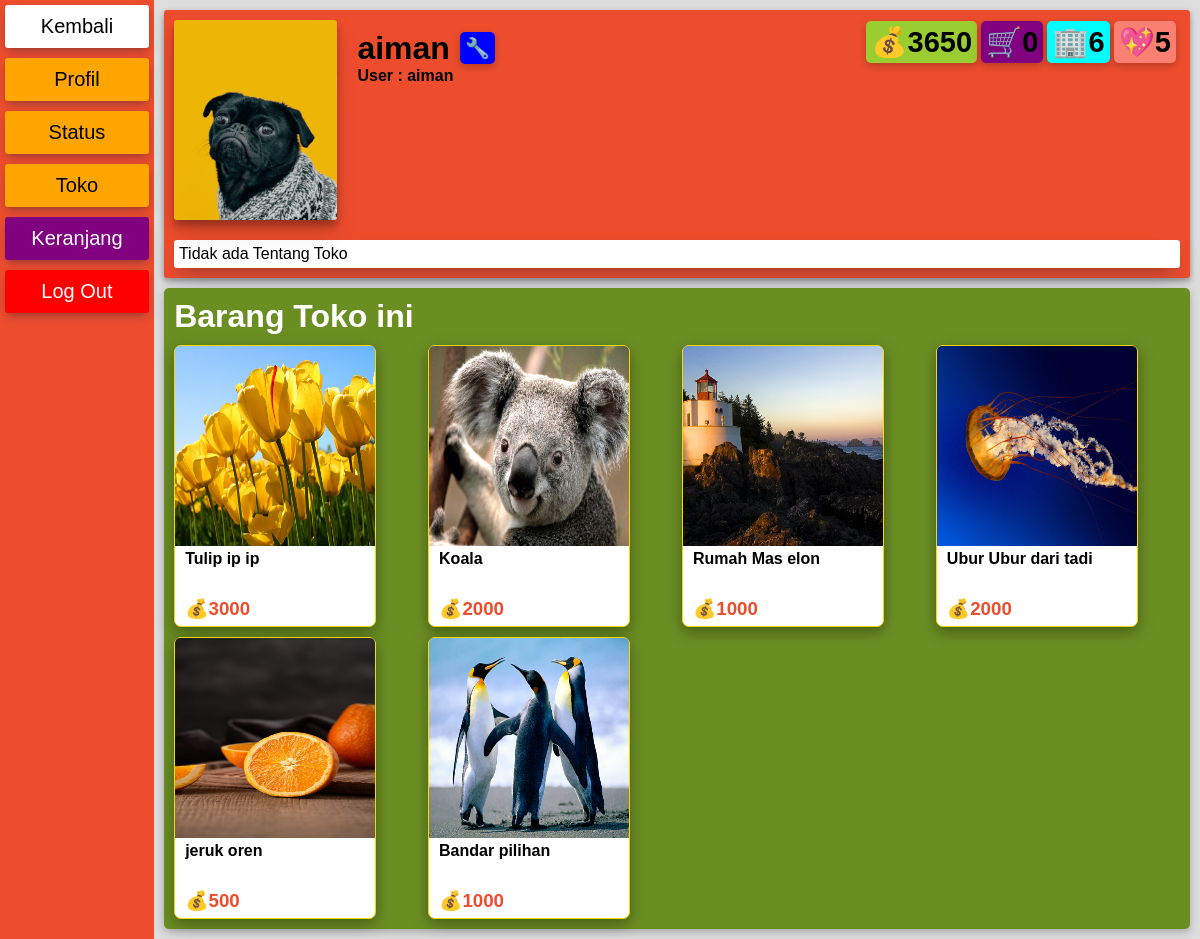
/profil.php?user=638310 (signed in), run on the app's committed database.
### tables this page shows
CREATE TABLE `user` (
  `id` varchar(50) NOT NULL,
  `nama` varchar(50) DEFAULT NULL,
  `password` varchar(255) DEFAULT NULL,
  `dompet` int(11) NOT NULL,
  `img` varchar(50) NOT NULL,
  `tentangToko` varchar(255) NOT NULL,
  `namaToko` varchar(50) NOT NULL
);

CREATE TABLE `produk` (
  `id` int(11) NOT NULL,
  `produk` varchar(50) DEFAULT NULL,
  `keterangan` varchar(200) DEFAULT NULL,
  `harga` int(11) DEFAULT NULL,
  `img` varchar(50) DEFAULT NULL,
  `kategori` varchar(50) DEFAULT NULL,
  `pemilik` varchar(50) NOT NULL
);

### fungsi.php (called while the page is built, shortened)
<?php
$conn = mysqli_connect('localhost','root','','shop');
function ambil($query){
    global $conn;
    $result = mysqli_query($conn,$query);
    $rows = [];
    while($row = mysqli_fetch_assoc($result) ){
        $rows[] = $row;
    }
    return $rows;
}
?>

### profil.php (the view, shortened to what this page needs)
<?php
require 'fungsi.php';
 $id_user = $_GET["user"];
 $user = ambil("SELECT * FROM user WHERE id = '$id_user' ")[0];
 $user_name = $user["nama"];
 $keranjangnya =
ambil("SELECT COUNT(produk) FROM produk INNER JOIN keranjang ON keranjang.id_produk = produk.id WHERE keranjang.user = '$user_name' ")[0];
 $produknya = ambil("SELECT COUNT(produk) FROM produk WHERE pemilik = '$id_user' ")[0];
$produk = ambil("SELECT * FROM produk WHERE pemilik = '$id_user' ");
?>
<!DOCTYPE html>
<html lang="en">
<head>
    <link rel="stylesheet" href="css/profil.css">
</head>
<body>
<div class="container">
    <div class="navbar">
        <?php if($_SESSION["user"] === $id_user ) : ?>
        <ul>
            <li class="kembali"><a href="index.php">Kembali</a></li>
            <li><a href="profil.php?user=<?= $id_user ?>">Profil</a></li>
            <li><a>Status</a></li>
            <li><a href="toko.php">Toko</a></li>
            <li class="keranjang"><a href="keranjang.php">Keranjang</a></li>
            <li class="logout"><a href="logout.php">Log Out</a></li>
            <li class="none"></li>
        </ul>
        <?php endif ; ?>
    </div>
    <div class="isi">
        <div class="utama">
            <div class="head">
                <img src="img/<?= $user["img"] ?>" alt="gambar">
                <div class="tengah">
                    <div class="masterKananHead">
                        <div class="kananHead">
                        <h1><?= $user["namaToko"] ?></h1>
                        <?php if($_SESSION["user"] === $id_user) : ?>
                            <h2 class="editTengah"><a href="editProfil.php" >🔧</a></h2>
                        <?php endif ; ?>
                        </div>
                        <h4>User : <?= $user["nama"] ?></h4>
                    </div>
                    <div class="kiriHead">
                        <h2 class="dompetTengah"><a href="#" >💰<?= $user["dompet"] ?></a></h2>
                        <h2 class="keranjangTengah"><a href="#" >🛒<?= $keranjangnya["COUNT(produk)"] ?></a></h2>
                        <h2 class="tokoTengah"><a href="#" >🏢<?= $produknya["COUNT(produk)"] ?></a></h2>
                        <h2 class="sukaTengah"><a href="#" >💖5</a></h2>
                    </div>
                </div>
            </div>
            <p><?= $user["tentangToko"] ?></p>
        </div>
        <div class="tokoProfil">
            <h1>Barang Toko ini</h1>
            <ul class="unggulan">
            <?php foreach($produk as $produknya) : ?>
                <li>
                    <div class="random_isi">
                        <a href="#">
                            <img src="img/<?= $produknya["img"] ?>">
                            <h4 ><?= $produknya["produk"] ?></h4>
                            <h3>💰<?= $produknya["harga"] ?></h3>
                        </a>
                    </div>
                </li>
            <?php endforeach ; ?>
            </ul>
        </div>
</div>
</body>
</html>

### css/profil.css (style rules this page uses)
* { margin: 0; padding: 0; }
body { font-family: sans-serif; background-color: #ddd; }
li { list-style: none; }
a { text-decoration: none; color: black; }
img { width: 200px; height: 200px; border-radius: 3px; box-shadow: rgba(0, 0, 0, 0.19) 0px 10px 20px, rgba(0, 0, 0, 0.23) 0px 6px 6px; }
.container { width: 100%; display: flex; }
.navbar { width: 15%; bottom: 0; background-color:#ee4d2d ; }
.navbar ul li { margin: 5px; margin-bottom: 10px; padding: 10px 0px; font-size: 20px; text-align: center; background-color: orange; border-radius: 3px; box-shadow: rgba(50, 50, 93, 0.25) 0px 6px 12px -2px, rgba(0, 0, 0, 0.3) 0px 3px 7px -3px; }
.navbar ul li.none { background: none; box-shadow: none; background-color: none; height: 500px; }
.navbar ul li.kembali { margin: 5px; margin-bottom: 10px; padding: 10px 0px; font-size: 20px; text-align: center; background-color: white; border-radius: 3px; box-shadow: rgba(50, 50, 93, 0.25) 0px 6px 12px -2px, rgba(0, 0, 0, 0.3) 0px 3px 7px -3px; }
.navbar ul li.keranjang { margin: 5px; margin-bottom: 10px; padding: 10px 0px; font-size: 20px; text-align: center; background-color: purple; border-radius: 3px; box-shadow: rgba(50, 50, 93, 0.25) 0px 6px 12px -2px, rgba(0, 0, 0, 0.3) 0px 3px 7px -3px; }
li.keranjang a, li.logout a { color: white; }
.navbar ul li.logout { margin: 5px; margin-bottom: 10px; padding: 10px 0px; font-size: 20px; text-align: center; background-color: red; border-radius: 3px; box-shadow: rgba(50, 50, 93, 0.25) 0px 6px 12px -2px, rgba(0, 0, 0, 0.3) 0px 3px 7px -3px; }
.isi { width: 100%; bottom: 0; padding: 10px; padding-bottom: 0px; }
.utama { padding: 10px; background-color: #ee4d2d; border-radius: 3px; box-shadow: rgba(0, 0, 0, 0.16) 0px 3px 6px, rgba(0, 0, 0, 0.23) 0px 3px 6px; }
.utama .head { display: flex; }
.utama .head img { margin-right: 20px; }
.utama .head h1 { margin-top: 10px; }
.utama .head .tengah { display: flex; justify-content: space-between; width: 100%; }
.utama .head .tengah .kananHead { display: flex; }
.utama .head .tengah .kiriHead { display: flex; }
.utama .head .tengah h2 { margin-top: 5px; margin-right: 4px; }
.utama .head .tengah h2.editTengah { margin-top: 13px; margin-left: 10px; }
.utama .head .tengah h2.editTengah a { background-color: blue; border-radius: 5px; box-shadow: rgba(0, 0, 0, 0.24) 0px 3px 8px; padding: 5px; font-size: 20px; }
.utama .head .tengah h2.keranjangTengah a { background-color: purple; border-radius: 5px; box-shadow: rgba(0, 0, 0, 0.24) 0px 3px 8px; padding: 5px; font-size: 29px; }
.utama .head .tengah h2.tokoTengah a { background-color: aqua; border-radius: 5px; box-shadow: rgba(0, 0, 0, 0.24) 0px 3px 8px; padding: 5px; font-size: 29px; }
.utama .head .tengah h2.sukaTengah a { background-color: salmon; border-radius: 5px; box-shadow: rgba(0, 0, 0, 0.24) 0px 3px 8px; padding: 5px; font-size: 29px; }
.utama .head .tengah h2.dompetTengah a { background-color: yellowgreen; border-radius: 5px; box-shadow: rgba(0, 0, 0, 0.24) 0px 3px 8px; padding: 5px; font-size: 29px; }
.utama p { margin-top: 20px; padding: 5px; border-radius: 3px; background-color: white; box-shadow: rgba(50, 50, 93, 0.25) 0px 13px 27px -5px, rgba(0, 0, 0, 0.3) 0px 8px 16px -8px; }
.tokoProfil { width: 98%; background-color: olivedrab; border-radius: 5px; box-shadow: rgba(0, 0, 0, 0.24) 0px 3px 8px; margin: 10px auto; padding: 10px; }
.tokoProfil h1 { margin-bottom: 10px; color: white; }
.unggulan { display: grid; gap:10px; grid-template-columns: repeat(auto-fill,minmax(200px, 1fr)); }
.unggulan li { box-shadow: none; }
.random_isi { background-color: white; border: 0.5px solid gold; box-shadow: rgba(0, 0, 0, 0.35) 0px 5px 15px; border-radius: 7px; width: 200px; height: 280px; }
.random_isi a img { border-radius: 5px 5px 0 0; box-shadow: none; width: 200px; height: 200px; }
.random_isi a h4 { margin-left: 10px; color: black; }
.random_isi a h3 { margin-top: 30px; margin-left: 10px; color :#ee4d2d; }

### data on the page
user: img (picture), namaToko "aiman", nama "aiman", dompet "3650", tentangToko "Tidak ada Tentang Toko"
produk: img (picture), produk "Tulip ip ip", harga "3000"
produk: img (picture), produk "Koala", harga "2000"
produk: img (picture), produk "Rumah Mas elon", harga "1000"
produk: img (picture), produk "Ubur Ubur dari tadi", harga "2000"
produk: img (picture), produk "jeruk oren", harga "500"
produk: img (picture), produk "Bandar pilihan", harga "1000"

### other printed values
$keranjangnya["COUNT(produk)"] "0"
$produknya["COUNT(produk)"] "6"
